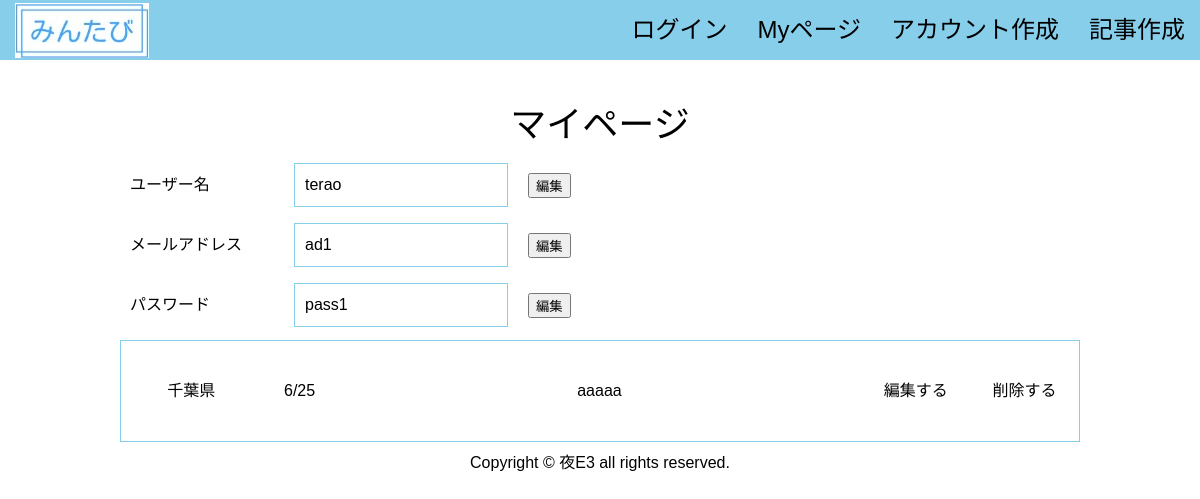
/mypage, run on an earlier commit of the app's database.
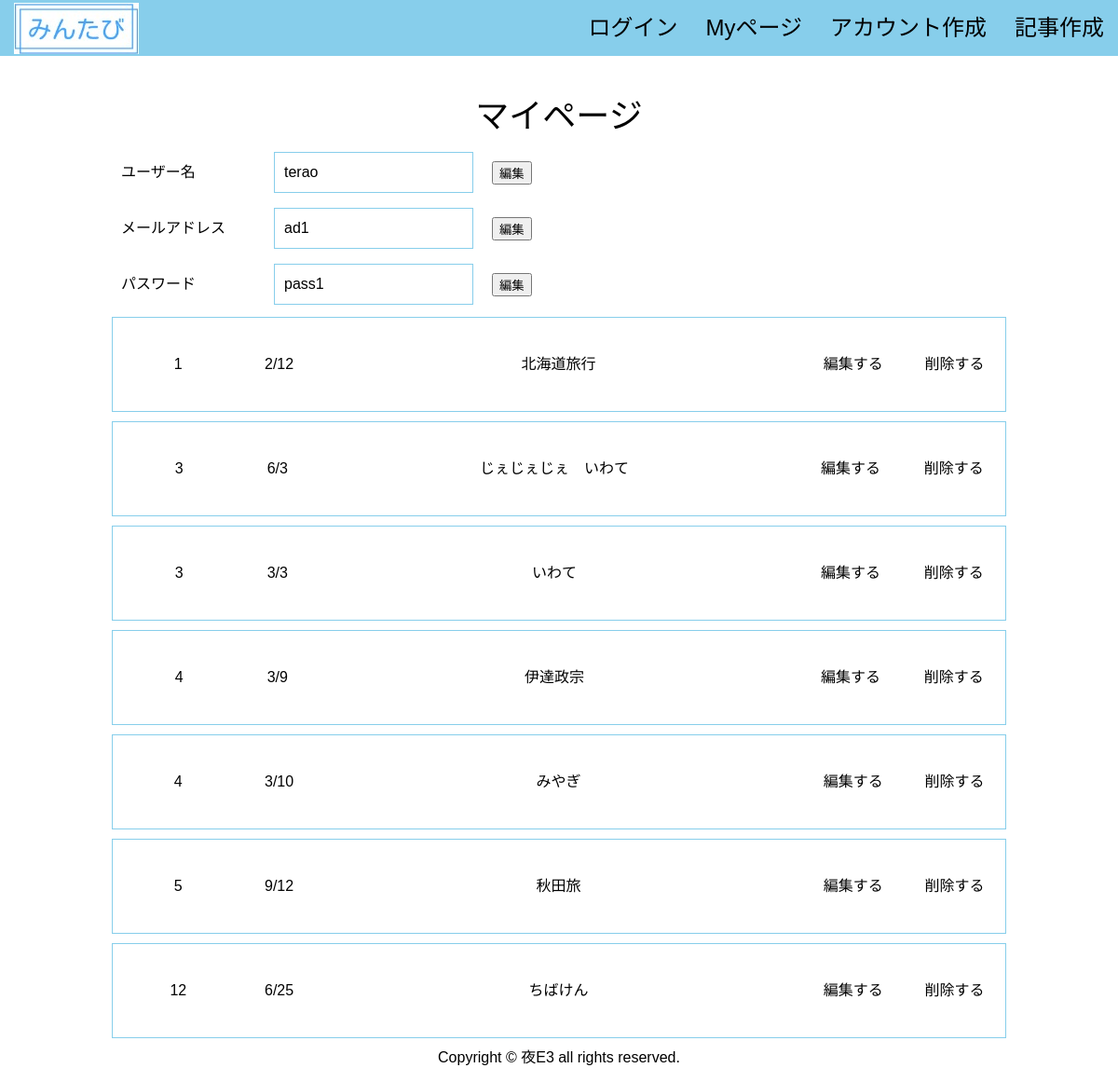
And on a later commit of the database.
### tables this page shows
CREATE TABLE "page" (
	"ID"	INTEGER,
	"userID"	INTEGER,
	"editPASS"	INTEGER,
	"title"	TEXT,
	"prefectures"	INTEGER,
	"month"	INTEGER,
	"date"	INTEGER,
	"flag"	INTEGER,
	"period"	TEXT,
	PRIMARY KEY("ID" AUTOINCREMENT)
);

### app.py (the view)
@app.route('/mypage')
def mypage():
    conn = sqlite3.connect('flaskapp.db')
    c = conn.cursor()
    c.execute("select name, adress, pass from users where id=1") # usersのid＝1を呼び出し
    user_info = c.fetchone()
    c.execute("select prefectures, month, date, title, id from page where flag=0 and UserID=2") #page のUserID=2を呼び出し
    page = []
    for row in c.fetchall():
        page.append({"area": row[0], "month": row[1],
                     "date": row[2], "title": row[3], "pageid": row[4]})
    c.close()
    print(user_info)
    print(page)
    return render_template('mypage.html', page=page, user_info=user_info)

### templates/mypage.html
<!DOCTYPE html>
{% extends 'base.html' %}
{% block content %}
<div class="title">マイページ</div>
<div class="mypg_box1">
    <div class="f_item1">ユーザー名</div>
    <div class="f_item2">{{user_info[0]}}</div>
    <div class="f_item3"><button>編集</button></div>
</div>
<div class="mypg_box1">
    <div class="f_item1">メールアドレス</div>
    <div class="f_item2">{{user_info[1]}}</div>
    <div class="f_item3"><button>編集</button></div>
</div>
<div class="mypg_box1">
    <div class="f_item1">パスワード</div>
    <div class="f_item2">{{user_info[2]}}</div>
    <div class="f_item3"><button>編集</button></div>
</div>
{% for item in page %}
<div class="mypg_box2">
    <div class="my_item">{{item["area"]}}</div>
    <div class="my_item1">{{item["month"]}}/{{item["date"]}}</div>
    <div class="my_item2">{{item["title"]}}</div>
    <div class="my_item3">編集する</div>
    <div class="my_item4"><a href="/deletepage/{{item['pageid']}}">削除する</a></div>
</div>
{% endfor %}
{% endblock %}

What changed in the data, as far as the page shows it:
now on this page (row edited): page: area "1", month "2", date "12", title "北海道旅行"
now on this page (row edited): page: area "3", month "6", date "3", title "じぇじぇじぇ いわて"
now on this page (row edited): page: area "3", month "3", date "3", title "いわて"
now on this page (row edited): page: area "4", month "3", date "9", title "伊達政宗"
now on this page (row edited): page: area "4", month "3", date "10", title "みやぎ"
now on this page (row edited): page: area "5", month "9", date "12", title "秋田旅"
changed page: area "千葉県" → "12"; title "aaaaa" → "ちばけん"
